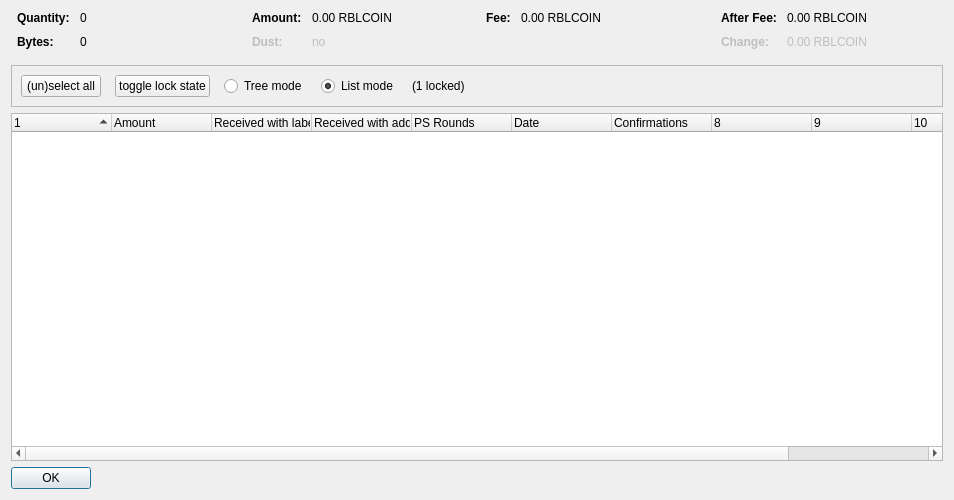
<?xml version="1.0" encoding="UTF-8"?>
<ui version="4.0">
 <class>CoinControlDialog</class>
 <widget class="QDialog" name="CoinControlDialog">
  <property name="geometry">
   <rect>
    <x>0</x>
    <y>0</y>
    <width>954</width>
    <height>500</height>
   </rect>
  </property>
  <property name="windowTitle">
   <string>Coin Selection</string>
  </property>
  <layout class="QVBoxLayout" name="verticalLayout">
   <item>
    <layout class="QHBoxLayout" name="horizontalLayoutTop" stretch="0,0,0,0">
     <property name="topMargin">
      <number>0</number>
     </property>
     <property name="bottomMargin">
      <number>10</number>
     </property>
     <item>
      <layout class="QFormLayout" name="formLayoutCoinControl1">
       <property name="horizontalSpacing">
        <number>10</number>
       </property>
       <property name="verticalSpacing">
        <number>10</number>
       </property>
       <property name="leftMargin">
        <number>6</number>
       </property>
       <property name="rightMargin">
        <number>6</number>
       </property>
       <item row="0" column="0">
        <widget class="QLabel" name="labelCoinControlQuantityText">
         <property name="font">
          <font>
           <weight>75</weight>
           <bold>true</bold>
          </font>
         </property>
         <property name="text">
          <string>Quantity:</string>
         </property>
        </widget>
       </item>
       <item row="0" column="1">
        <widget class="QLabel" name="labelCoinControlQuantity">
         <property name="cursor">
          <cursorShape>IBeamCursor</cursorShape>
         </property>
         <property name="contextMenuPolicy">
          <enum>Qt::ActionsContextMenu</enum>
         </property>
         <property name="text">
          <string notr="true">0</string>
         </property>
         <property name="textInteractionFlags">
          <set>Qt::LinksAccessibleByMouse|Qt::TextSelectableByKeyboard|Qt::TextSelectableByMouse</set>
         </property>
        </widget>
       </item>
       <item row="1" column="0">
        <widget class="QLabel" name="labelCoinControlBytesText">
         <property name="font">
          <font>
           <weight>75</weight>
           <bold>true</bold>
          </font>
         </property>
         <property name="text">
          <string>Bytes:</string>
         </property>
        </widget>
       </item>
       <item row="1" column="1">
        <widget class="QLabel" name="labelCoinControlBytes">
         <property name="cursor">
          <cursorShape>IBeamCursor</cursorShape>
         </property>
         <property name="contextMenuPolicy">
          <enum>Qt::ActionsContextMenu</enum>
         </property>
         <property name="text">
          <string notr="true">0</string>
         </property>
         <property name="textInteractionFlags">
          <set>Qt::LinksAccessibleByMouse|Qt::TextSelectableByKeyboard|Qt::TextSelectableByMouse</set>
         </property>
        </widget>
       </item>
      </layout>
     </item>
     <item>
      <layout class="QFormLayout" name="formLayoutCoinControl2">
       <property name="horizontalSpacing">
        <number>10</number>
       </property>
       <property name="verticalSpacing">
        <number>10</number>
       </property>
       <property name="leftMargin">
        <number>6</number>
       </property>
       <property name="rightMargin">
        <number>6</number>
       </property>
       <item row="0" column="0">
        <widget class="QLabel" name="labelCoinControlAmountText">
         <property name="font">
          <font>
           <weight>75</weight>
           <bold>true</bold>
          </font>
         </property>
         <property name="text">
          <string>Amount:</string>
         </property>
        </widget>
       </item>
       <item row="0" column="1">
        <widget class="QLabel" name="labelCoinControlAmount">
         <property name="cursor">
          <cursorShape>IBeamCursor</cursorShape>
         </property>
         <property name="contextMenuPolicy">
          <enum>Qt::ActionsContextMenu</enum>
         </property>
         <property name="text">
          <string notr="true">0.00 RBLCOIN</string>
         </property>
         <property name="textInteractionFlags">
          <set>Qt::LinksAccessibleByMouse|Qt::TextSelectableByKeyboard|Qt::TextSelectableByMouse</set>
         </property>
        </widget>
       </item>
       <item row="1" column="0">
        <widget class="QLabel" name="labelCoinControlLowOutputText">
         <property name="enabled">
          <bool>false</bool>
         </property>
         <property name="font">
          <font>
           <weight>75</weight>
           <bold>true</bold>
          </font>
         </property>
         <property name="text">
          <string>Dust:</string>
         </property>
        </widget>
       </item>
       <item row="1" column="1">
        <widget class="QLabel" name="labelCoinControlLowOutput">
         <property name="enabled">
          <bool>false</bool>
         </property>
         <property name="cursor">
          <cursorShape>IBeamCursor</cursorShape>
         </property>
         <property name="contextMenuPolicy">
          <enum>Qt::ActionsContextMenu</enum>
         </property>
         <property name="text">
          <string notr="true">no</string>
         </property>
         <property name="textInteractionFlags">
          <set>Qt::LinksAccessibleByMouse|Qt::TextSelectableByKeyboard|Qt::TextSelectableByMouse</set>
         </property>
        </widget>
       </item>
      </layout>
     </item>
     <item>
      <layout class="QFormLayout" name="formLayoutCoinControl3">
       <property name="horizontalSpacing">
        <number>10</number>
       </property>
       <property name="verticalSpacing">
        <number>10</number>
       </property>
       <property name="leftMargin">
        <number>6</number>
       </property>
       <property name="rightMargin">
        <number>6</number>
       </property>
       <item row="0" column="0">
        <widget class="QLabel" name="labelCoinControlFeeText">
         <property name="font">
          <font>
           <weight>75</weight>
           <bold>true</bold>
          </font>
         </property>
         <property name="text">
          <string>Fee:</string>
         </property>
        </widget>
       </item>
       <item row="0" column="1">
        <widget class="QLabel" name="labelCoinControlFee">
         <property name="cursor">
          <cursorShape>IBeamCursor</cursorShape>
         </property>
         <property name="contextMenuPolicy">
          <enum>Qt::ActionsContextMenu</enum>
         </property>
         <property name="text">
          <string notr="true">0.00 RBLCOIN</string>
         </property>
         <property name="textInteractionFlags">
          <set>Qt::LinksAccessibleByMouse|Qt::TextSelectableByKeyboard|Qt::TextSelectableByMouse</set>
         </property>
        </widget>
       </item>
      </layout>
     </item>
     <item>
      <layout class="QFormLayout" name="formLayoutCoinControl4">
       <property name="horizontalSpacing">
        <number>10</number>
       </property>
       <property name="verticalSpacing">
        <number>10</number>
       </property>
       <property name="leftMargin">
        <number>6</number>
       </property>
       <property name="rightMargin">
        <number>6</number>
       </property>
       <item row="0" column="0">
        <widget class="QLabel" name="labelCoinControlAfterFeeText">
         <property name="font">
          <font>
           <weight>75</weight>
           <bold>true</bold>
          </font>
         </property>
         <property name="text">
          <string>After Fee:</string>
         </property>
        </widget>
       </item>
       <item row="0" column="1">
        <widget class="QLabel" name="labelCoinControlAfterFee">
         <property name="cursor">
          <cursorShape>IBeamCursor</cursorShape>
         </property>
         <property name="contextMenuPolicy">
          <enum>Qt::ActionsContextMenu</enum>
         </property>
         <property name="text">
          <string notr="true">0.00 RBLCOIN</string>
         </property>
         <property name="textInteractionFlags">
          <set>Qt::LinksAccessibleByMouse|Qt::TextSelectableByKeyboard|Qt::TextSelectableByMouse</set>
         </property>
        </widget>
       </item>
       <item row="1" column="0">
        <widget class="QLabel" name="labelCoinControlChangeText">
         <property name="enabled">
          <bool>false</bool>
         </property>
         <property name="font">
          <font>
           <weight>75</weight>
           <bold>true</bold>
          </font>
         </property>
         <property name="text">
          <string>Change:</string>
         </property>
        </widget>
       </item>
       <item row="1" column="1">
        <widget class="QLabel" name="labelCoinControlChange">
         <property name="enabled">
          <bool>false</bool>
         </property>
         <property name="cursor">
          <cursorShape>IBeamCursor</cursorShape>
         </property>
         <property name="contextMenuPolicy">
          <enum>Qt::ActionsContextMenu</enum>
         </property>
         <property name="text">
          <string notr="true">0.00 RBLCOIN</string>
         </property>
         <property name="textInteractionFlags">
          <set>Qt::LinksAccessibleByMouse|Qt::TextSelectableByKeyboard|Qt::TextSelectableByMouse</set>
         </property>
        </widget>
       </item>
      </layout>
     </item>
    </layout>
   </item>
   <item>
    <widget class="QFrame" name="frame">
     <property name="minimumSize">
      <size>
       <width>0</width>
       <height>40</height>
      </size>
     </property>
     <property name="frameShape">
      <enum>QFrame::StyledPanel</enum>
     </property>
     <property name="frameShadow">
      <enum>QFrame::Sunken</enum>
     </property>
     <layout class="QHBoxLayout" name="horizontalLayout">
      <item>
       <layout class="QHBoxLayout" name="horizontalLayoutPanel" stretch="0,0,0,0,0,0">
        <property name="spacing">
         <number>14</number>
        </property>
        <item>
         <widget class="QPushButton" name="pushButtonSelectAll">
          <property name="sizePolicy">
           <sizepolicy hsizetype="Maximum" vsizetype="Fixed">
            <horstretch>0</horstretch>
            <verstretch>0</verstretch>
           </sizepolicy>
          </property>
          <property name="text">
           <string>(un)select all</string>
          </property>
          <property name="autoDefault">
           <bool>false</bool>
          </property>
         </widget>
        </item>
        <item>
         <widget class="QPushButton" name="pushButtonToggleLock">
          <property name="sizePolicy">
           <sizepolicy hsizetype="Maximum" vsizetype="Fixed">
            <horstretch>0</horstretch>
            <verstretch>0</verstretch>
           </sizepolicy>
          </property>
          <property name="text">
           <string>toggle lock state</string>
          </property>
          <property name="autoDefault">
           <bool>false</bool>
          </property>
         </widget>
        </item>
        <item>
         <widget class="QRadioButton" name="radioTreeMode">
          <property name="sizePolicy">
           <sizepolicy hsizetype="Maximum" vsizetype="Fixed">
            <horstretch>0</horstretch>
            <verstretch>0</verstretch>
           </sizepolicy>
          </property>
          <property name="text">
           <string>Tree mode</string>
          </property>
         </widget>
        </item>
        <item>
         <widget class="QRadioButton" name="radioListMode">
          <property name="sizePolicy">
           <sizepolicy hsizetype="Maximum" vsizetype="Fixed">
            <horstretch>0</horstretch>
            <verstretch>0</verstretch>
           </sizepolicy>
          </property>
          <property name="text">
           <string>List mode</string>
          </property>
          <property name="checked">
           <bool>true</bool>
          </property>
         </widget>
        </item>
        <item>
         <widget class="QLabel" name="labelLocked">
          <property name="text">
           <string>(1 locked)</string>
          </property>
         </widget>
        </item>
        <item>
         <spacer name="horizontalSpacer">
          <property name="orientation">
           <enum>Qt::Horizontal</enum>
          </property>
          <property name="sizeHint" stdset="0">
           <size>
            <width>40</width>
            <height>20</height>
           </size>
          </property>
         </spacer>
        </item>
       </layout>
      </item>
     </layout>
    </widget>
   </item>
   <item>
    <widget class="CoinControlTreeWidget" name="treeWidget">
     <property name="contextMenuPolicy">
      <enum>Qt::CustomContextMenu</enum>
     </property>
     <property name="sortingEnabled">
      <bool>false</bool>
     </property>
     <property name="columnCount">
      <number>11</number>
     </property>
     <attribute name="headerShowSortIndicator" stdset="0">
      <bool>true</bool>
     </attribute>
     <attribute name="headerStretchLastSection">
      <bool>false</bool>
     </attribute>
     <column>
      <property name="text">
       <string/>
      </property>
     </column>
     <column>
      <property name="text">
       <string>Amount</string>
      </property>
     </column>
     <column>
      <property name="text">
       <string>Received with label</string>
      </property>
     </column>
     <column>
      <property name="text">
       <string>Received with address</string>
      </property>
     </column>
     <column>
      <property name="text">
       <string>PS Rounds</string>
      </property>
     </column>
     <column>
      <property name="text">
       <string>Date</string>
      </property>
     </column>
     <column>
      <property name="text">
       <string>Confirmations</string>
      </property>
      <property name="toolTip">
       <string>Confirmed</string>
      </property>
     </column>
     <column>
      <property name="text">
       <string/>
      </property>
     </column>
     <column>
      <property name="text">
       <string/>
      </property>
     </column>
     <column>
      <property name="text">
       <string/>
      </property>
     </column>
     <column>
      <property name="text">
       <string/>
      </property>
     </column>
    </widget>
   </item>
   <item>
    <widget class="QDialogButtonBox" name="buttonBox">
     <property name="sizePolicy">
      <sizepolicy hsizetype="Maximum" vsizetype="Fixed">
       <horstretch>0</horstretch>
       <verstretch>0</verstretch>
      </sizepolicy>
     </property>
     <property name="orientation">
      <enum>Qt::Horizontal</enum>
     </property>
     <property name="standardButtons">
      <set>QDialogButtonBox::Ok</set>
     </property>
    </widget>
   </item>
  </layout>
 </widget>
 <customwidgets>
  <customwidget>
   <class>CoinControlTreeWidget</class>
   <extends>QTreeWidget</extends>
   <header>coincontroltreewidget.h</header>
  </customwidget>
 </customwidgets>
 <resources/>
 <connections/>
</ui>
